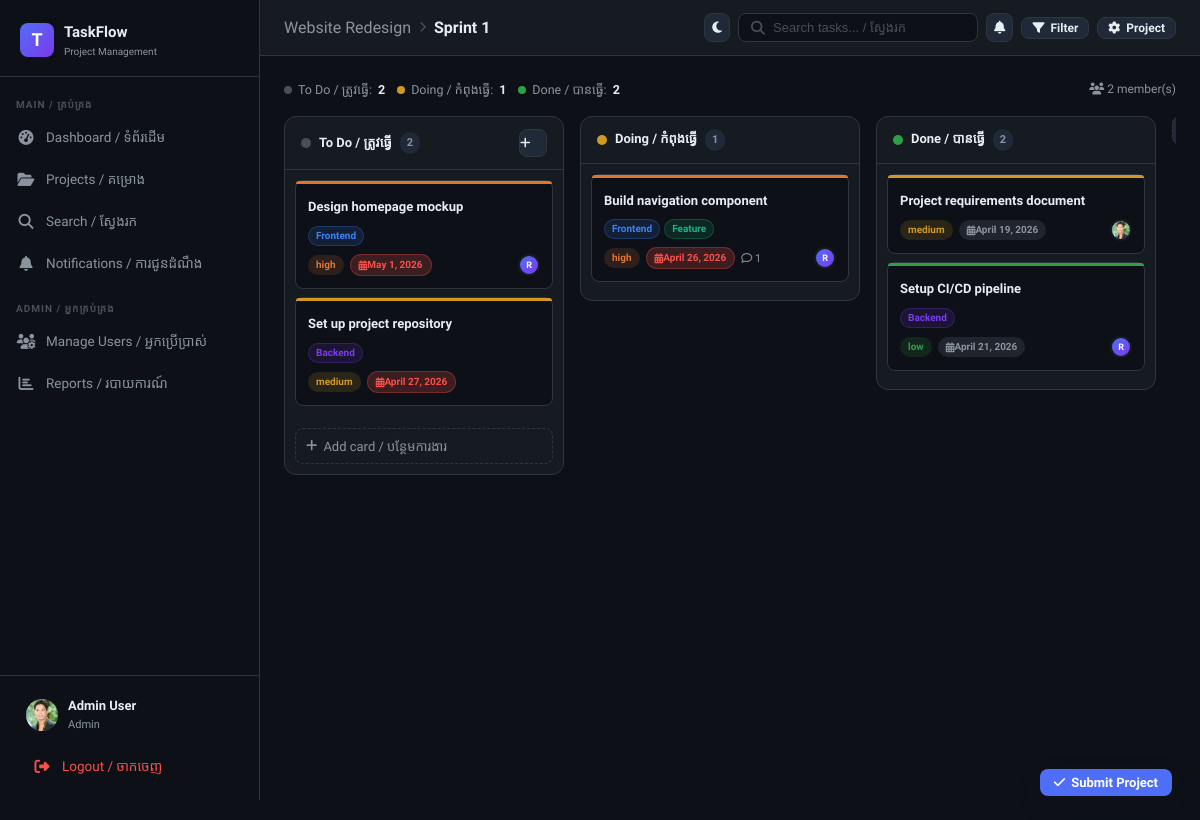
The app's page /projects/1/boards/1/ (signed in), older data.
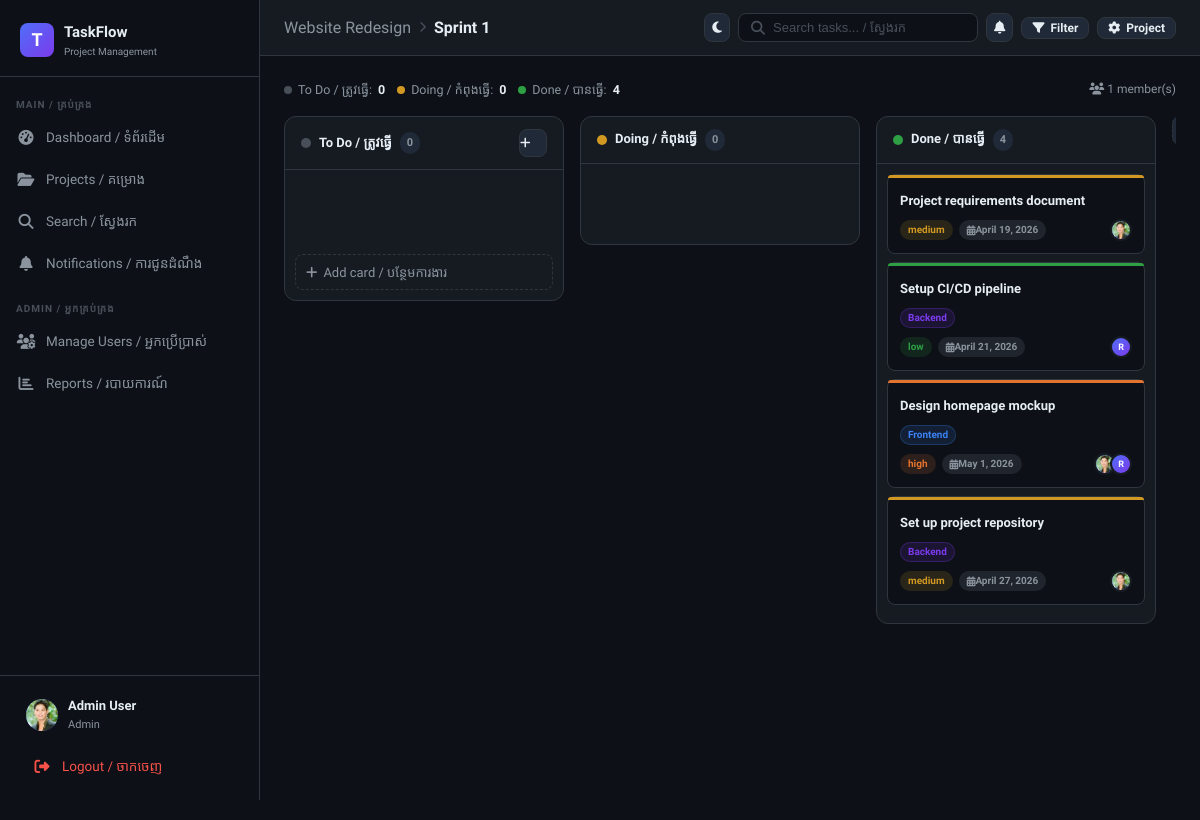
The same page, newer data.
### core/models.py (models this page shows, shortened)
class List(models.Model):
    board = models.ForeignKey(Board, on_delete=models.CASCADE, related_name="lists")
    title = models.CharField(max_length=100)
    position = models.IntegerField(default=0)
    created_at = models.DateTimeField(auto_now_add=True)
    class Meta:
        ordering = ["position"]

class Card(models.Model):
    PRIORITY_CHOICES = [
        ("low", "Low"),
        ("medium", "Medium"),
        ("high", "High"),
        ("critical", "Critical"),
    ]
    STATUS_CHOICES = [("todo", "To Do"), ("doing", "Doing"), ("done", "Done")]
    list = models.ForeignKey(List, on_delete=models.CASCADE, related_name="cards")
    created_by = models.ForeignKey(
        User, on_delete=models.CASCADE, related_name="created_cards"
    )
    title = models.CharField(max_length=200)
    description = models.TextField(blank=True)
    priority = models.CharField(
        max_length=10, choices=PRIORITY_CHOICES, default="medium"
    )
    status = models.CharField(max_length=10, choices=STATUS_CHOICES, default="todo")
    deadline = models.DateField(null=True, blank=True)
    position = models.IntegerField(default=0)
    labels = models.ManyToManyField(Label, blank=True, related_name="cards")
    assignees = models.ManyToManyField(
        User, blank=True, related_name="assigned_cards", through="CardAssignment"
    )
    created_at = models.DateTimeField(auto_now_add=True)
    updated_at = models.DateTimeField(auto_now=True)
    class Meta:
        ordering = ["position"]
    @property
    def is_overdue(self):
        if self.deadline and self.status != "done":
            return self.deadline < timezone.now().date()
        return False

class Label(models.Model):
    project = models.ForeignKey(
        Project, on_delete=models.CASCADE, related_name="labels"
    )
    name = models.CharField(max_length=50)
    color = models.CharField(max_length=20, default="#3b82f6")

class User(AbstractUser):
    ROLE_CHOICES = [("admin", "Admin"), ("member", "Member")]
    role = models.CharField(max_length=10, choices=ROLE_CHOICES, default="member")
    avatar = models.ImageField(upload_to="avatars/", blank=True, null=True)
    is_active = models.BooleanField(default=True)
    @property
    def is_admin(self):
        return self.role == "admin"

### core/views.py (the view)
# urls.py: path('projects/<int:project_id>/boards/<int:board_id>/', views.board_view, name='board'),
@login_required
def board_view(request, project_id, board_id):
    project = get_object_or_404(Project, id=project_id)
    board = get_object_or_404(Board, id=board_id, project=project)
    if not can_access_project(request.user, project):
        return redirect("projects")
    can_lead = is_project_leader(request.user, project)
    visible_cards = Card.objects.prefetch_related("assignees", "labels")
    if not can_lead:
        visible_cards = visible_cards.filter(Q(assignees=request.user) | Q(status="todo")).distinct()
    lists = list(
        board.lists.prefetch_related(
            Prefetch("cards", queryset=visible_cards, to_attr="visible_cards")
        ).all()
    )
    for lst in lists:
        lst.can_add_card = can_lead and list_status(lst) == "todo"
    members = ProjectMember.objects.filter(project=project).select_related("user")
    labels = project.labels.all()
    all_boards = project.boards.all()
    context = {
        "project": project,
        "board": board,
        "lists": lists,
        "members": members,
        "labels": labels,
        "all_boards": all_boards,
        "can_lead": can_lead,
        "unread_count": request.user.notifications.filter(is_read=False).count(),
    }
    return render(request, "board/kanban.html", context)

### core/views.py (called while the page is built)
def is_project_leader(user, project):
    if not user.is_authenticated:
        return False
    return (
        user.is_admin
        or project.owner_id == user.id
        or ProjectMember.objects.filter(project=project, user=user, role="owner").exists()
    )

def can_access_project(user, project):
    if not user.is_authenticated:
        return False
    return (
        user.is_admin
        or project.owner_id == user.id
        or ProjectMember.objects.filter(project=project, user=user).exists()
    )

def list_status(lst):
    title = lst.title.lower()
    if title.startswith("doing"):
        return "doing"
    if title.startswith("done"):
        return "done"
    if title.startswith("to do") or title.startswith("todo"):
        return "todo"
    return None

### templates/board/kanban.html (shortened to what the changed rows need)
{% extends 'base.html' %}
{% block content %}
<div style="display:flex;align-items:center;gap:12px;margin-bottom:16px;flex-wrap:wrap">
  {% for l in lists %}
  <div style="display:flex;align-items:center;gap:6px;font-size:12.5px;color:var(--text-muted)">
    <span style="width:8px;height:8px;border-radius:50%;background:{% if 'Do' in l.title and 'ing' in l.title %}var(--yellow){% elif 'Done' in l.title %}var(--green){% else %}var(--text-faint){% endif %}"></span>
    {{ l.title }}: <strong style="color:var(--text-primary)">{{ l.visible_cards|length }}</strong>
  </div>
  {% endfor %}
  <div style="margin-left:auto;display:flex;gap:8px">
    <div style="font-size:12px;color:var(--text-muted)">
      <i class="fa-solid fa-users"></i> {{ members|length }} member(s)
    </div>
  </div>
</div>
<div class="kanban-board" id="kanbanBoard">
  {% for list in lists %}
  <div class="kanban-col" data-list-id="{{ list.id }}">
    <div class="kanban-col-header">
      <div style="display:flex;align-items:center;gap:8px">
        <span style="width:10px;height:10px;border-radius:50%;background:{% if 'Doing' in list.title %}var(--yellow){% elif 'Done' in list.title %}var(--green){% else %}var(--text-faint){% endif %}"></span>
        <span class="kanban-col-title">{{ list.title }}</span>
        <span class="col-count">{{ list.visible_cards|length }}</span>
      </div>
      {% if list.can_add_card %}
      <button class="btn btn-icon btn-secondary" style="width:28px;height:28px;padding:0;font-size:12px" onclick="toggleAddCard({{ list.id }})">
        <i class="fa-solid fa-plus"></i>
      </button>
      {% endif %}
    </div>
    <div class="kanban-cards" id="cards-{{ list.id }}"{% if can_lead %} ondragover="dragOver(event)" ondrop="drop(event, {{ list.id }})"{% endif %}>
      {% for card in list.visible_cards %}
      <div class="kanban-card" id="card-{{ card.id }}"{% if can_lead %} draggable="true"
           ondragstart="dragStart(event, {{ card.id }})"
           ondragend="dragEnd(event)"{% endif %}
           onclick="window.location='{% url 'card_detail' card.id %}'">
        <div class="card-priority-bar {{ card.priority }}"></div>
        <div class="kanban-card-title">{{ card.title }}</div>
        {% if card.labels.all %}
        <div style="display:flex;flex-wrap:wrap;gap:4px;margin-bottom:6px">
          {% for label in card.labels.all %}
          <span style="background:{{ label.color }}22;border:1px solid {{ label.color }}44;color:{{ label.color }};padding:1px 7px;border-radius:10px;font-size:10px;font-weight:600">{{ label.name }}</span>
          {% endfor %}
        </div>
        {% endif %}
        <div class="card-meta">
          <span class="badge badge-{{ card.priority }}" style="font-size:10px">{{ card.priority }}</span>
          {% if card.deadline %}
          <span class="badge {% if card.is_overdue %}badge-overdue{% else %}badge-todo{% endif %}" style="font-size:10px">
            <i class="fa-solid fa-calendar-days"></i> {{ card.deadline }}
          </span>
          {% endif %}
          {% if card.comments.count %}
          <span style="font-size:11px;color:var(--text-muted)"><i class="fa-regular fa-comment"></i> {{ card.comments.count }}</span>
          {% endif %}
          <div class="card-assignees">
            {% for assignee in card.assignees.all|slice:":3" %}
            <div class="card-assignee-avatar" title="{{ assignee.username }}">
              {% if assignee.avatar %}<img src="{{ assignee.avatar.url }}" style="width:100%;height:100%;object-fit:cover;border-radius:50%">
              {% else %}{{ assignee.username|first|upper }}{% endif %}
            </div>
            {% endfor %}
          </div>
        </div>
      </div>
      {% endfor %}
    </div>
    {% if list.can_add_card %}
    <button class="add-card-btn" onclick="toggleAddCard({{ list.id }})">
      <i class="fa-solid fa-plus"></i> Add card / បន្ថែមការងារ
    </button>
    {% endif %}
  </div>
  {% endfor %}
</div>
{% if can_lead and project.status != "completed" %}
<form method="post" action="{% url 'project_complete' project.id board.id %}" class="project-submit-fixed">
  <button type="submit" class="btn btn-primary" onclick="return confirm('Submit and mark this project completed?')">
    <i class="fa-solid fa-check"></i> Submit Project
  </button>
</form>
{% endif %}
{% endblock %}

### templates/base.html (shortened to what the changed rows need)
{% load static %}
<!doctype html>
<html lang="km-en">
  <head>
    <link rel="stylesheet" href="{% static 'css/main.css' %}" />
    <link
      rel="stylesheet"
      href="https://cdnjs.cloudflare.com/ajax/libs/font-awesome/6.5.0/css/all.min.css"
    />
  </head>
  <body>
    <aside class="sidebar" id="sidebar">
      <div class="sidebar-footer">
        <a href="{% url 'profile' %}" class="user-card">
          <div class="user-avatar">
            {% if user.avatar %}<img src="{{ user.avatar.url }}" alt="" />
            {% else %}{{ user.username|first|upper }}{% endif %}
          </div>
          <div class="user-info">
            <div class="user-name">
              {{ user.get_full_name|default:user.username }}
            </div>
            <div class="user-role">{{ user.role }}</div>
          </div>
        </a>
      </div>
    </aside>
    <div class="main-content">
      <div class="page-content">
         {% block content %}{% endblock %}
      </div>
    </div>
  </body>
</html>

Row changes from the older to the newer data that the page shows:
removed Card: title "Build navigation component", priority "high", deadline "April 26, 2026", comments.count "1", status "doing" (drawn), Label (name "Frontend"), User (username|first "R"), shown under List "Doing / កំពុងធ្វើ"
no longer on this page (row unchanged): Label: name "Feature", shown under "Build navigation component"
changed Project "Website Redesign": status "active" → "completed" (drawn)
changed List "To Do / ត្រូវធ្វើ": visible_cards|length "2" → "0"; loses Card (title "Design homepage mockup", priority "high", deadline "May 1, 2026", status "todo" (drawn)); loses Card (title "Set up project repository", priority "medium", deadline "April 27, 2026", status "todo" (drawn))
computed for List "Doing / កំពុងធ្វើ": visible_cards|length "1" → "0"
changed List "Done / បានធ្វើ": visible_cards|length "2" → "4"; gains Card (title "Design homepage mockup", priority "high", deadline "May 1, 2026"); gains Card (title "Set up project repository", priority "medium", deadline "April 27, 2026")
changed Card "Design homepage mockup": gains Label (name "Frontend"); gains User (avatar (picture), get_full_name "Admin User", role "Admin"); gains User (username|first "R"); loses Label (name "Frontend"); loses User (username|first "R")
changed Card "Set up project repository": gains Label (name "Backend"); gains User (avatar (picture), get_full_name "Admin User", role "Admin"); loses Label (name "Backend")
Text that changed along with them:
{{ members|length }}: "2" → "1"
text no longer shown: "Submit Project"
